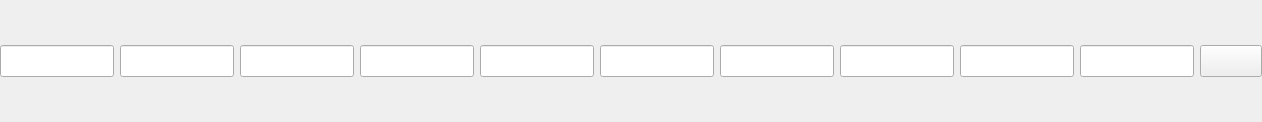
<?xml version="1.0" encoding="UTF-8"?>
<ui version="4.0">
 <class>distilling_input</class>
 <widget class="QWidget" name="distilling_input">
  <property name="geometry">
   <rect>
    <x>0</x>
    <y>0</y>
    <width>1262</width>
    <height>122</height>
   </rect>
  </property>
  <property name="windowTitle">
   <string>Form</string>
  </property>
  <layout class="QHBoxLayout" name="horizontalLayout">
   <property name="spacing">
    <number>6</number>
   </property>
   <property name="leftMargin">
    <number>0</number>
   </property>
   <property name="topMargin">
    <number>0</number>
   </property>
   <property name="rightMargin">
    <number>0</number>
   </property>
   <property name="bottomMargin">
    <number>0</number>
   </property>
   <item>
    <widget class="QLineEdit" name="edit_ferment_volume">
     <property name="font">
      <font>
       <pointsize>15</pointsize>
      </font>
     </property>
    </widget>
   </item>
   <item>
    <widget class="QLineEdit" name="edit_ferment_type">
     <property name="font">
      <font>
       <pointsize>15</pointsize>
      </font>
     </property>
    </widget>
   </item>
   <item>
    <widget class="QLineEdit" name="edit_alcohol_volume">
     <property name="font">
      <font>
       <pointsize>15</pointsize>
      </font>
     </property>
    </widget>
   </item>
   <item>
    <widget class="QLineEdit" name="edit_alcohol_percentage">
     <property name="font">
      <font>
       <pointsize>15</pointsize>
      </font>
     </property>
    </widget>
   </item>
   <item>
    <widget class="QLineEdit" name="edit_alcohol_temperature">
     <property name="font">
      <font>
       <pointsize>15</pointsize>
      </font>
     </property>
    </widget>
   </item>
   <item>
    <widget class="QLineEdit" name="edit_alcohol_percentage_at_20">
     <property name="enabled">
      <bool>true</bool>
     </property>
     <property name="font">
      <font>
       <pointsize>15</pointsize>
      </font>
     </property>
     <property name="readOnly">
      <bool>true</bool>
     </property>
     <property name="clearButtonEnabled">
      <bool>false</bool>
     </property>
    </widget>
   </item>
   <item>
    <widget class="QLineEdit" name="edit_alcohol_volume_la">
     <property name="enabled">
      <bool>true</bool>
     </property>
     <property name="font">
      <font>
       <pointsize>15</pointsize>
      </font>
     </property>
     <property name="readOnly">
      <bool>true</bool>
     </property>
    </widget>
   </item>
   <item>
    <widget class="QLineEdit" name="edit_lower_tax">
     <property name="enabled">
      <bool>true</bool>
     </property>
     <property name="font">
      <font>
       <pointsize>15</pointsize>
      </font>
     </property>
     <property name="readOnly">
      <bool>true</bool>
     </property>
    </widget>
   </item>
   <item>
    <widget class="QLineEdit" name="edit_full_tax">
     <property name="enabled">
      <bool>true</bool>
     </property>
     <property name="font">
      <font>
       <pointsize>15</pointsize>
      </font>
     </property>
     <property name="readOnly">
      <bool>true</bool>
     </property>
    </widget>
   </item>
   <item>
    <widget class="QLineEdit" name="edit_sum_tax">
     <property name="enabled">
      <bool>true</bool>
     </property>
     <property name="font">
      <font>
       <pointsize>15</pointsize>
      </font>
     </property>
     <property name="readOnly">
      <bool>true</bool>
     </property>
    </widget>
   </item>
   <item>
    <widget class="QPushButton" name="delete_line_button">
     <property name="font">
      <font>
       <pointsize>15</pointsize>
      </font>
     </property>
     <property name="text">
      <string/>
     </property>
     <property name="icon">
      <iconset resource="../../resources/resources.qrc">
       <normaloff>:/png/trash-can.png</normaloff>:/png/trash-can.png</iconset>
     </property>
    </widget>
   </item>
  </layout>
 </widget>
 <resources>
  <include location="../../resources/resources.qrc"/>
 </resources>
 <connections>
  <connection>
   <sender>edit_ferment_volume</sender>
   <signal>textEdited(QString)</signal>
   <receiver>distilling_input</receiver>
   <slot>update_values()</slot>
   <hints>
    <hint type="sourcelabel">
     <x>78</x>
     <y>60</y>
    </hint>
    <hint type="destinationlabel">
     <x>82</x>
     <y>18</y>
    </hint>
   </hints>
  </connection>
  <connection>
   <sender>edit_ferment_type</sender>
   <signal>textEdited(QString)</signal>
   <receiver>distilling_input</receiver>
   <slot>update_values()</slot>
   <hints>
    <hint type="sourcelabel">
     <x>200</x>
     <y>52</y>
    </hint>
    <hint type="destinationlabel">
     <x>216</x>
     <y>16</y>
    </hint>
   </hints>
  </connection>
  <connection>
   <sender>edit_alcohol_volume</sender>
   <signal>textEdited(QString)</signal>
   <receiver>distilling_input</receiver>
   <slot>update_values()</slot>
   <hints>
    <hint type="sourcelabel">
     <x>339</x>
     <y>56</y>
    </hint>
    <hint type="destinationlabel">
     <x>353</x>
     <y>14</y>
    </hint>
   </hints>
  </connection>
  <connection>
   <sender>edit_alcohol_percentage</sender>
   <signal>textEdited(QString)</signal>
   <receiver>distilling_input</receiver>
   <slot>update_values()</slot>
   <hints>
    <hint type="sourcelabel">
     <x>454</x>
     <y>55</y>
    </hint>
    <hint type="destinationlabel">
     <x>490</x>
     <y>11</y>
    </hint>
   </hints>
  </connection>
  <connection>
   <sender>edit_alcohol_temperature</sender>
   <signal>textEdited(QString)</signal>
   <receiver>distilling_input</receiver>
   <slot>update_values()</slot>
   <hints>
    <hint type="sourcelabel">
     <x>567</x>
     <y>59</y>
    </hint>
    <hint type="destinationlabel">
     <x>622</x>
     <y>7</y>
    </hint>
   </hints>
  </connection>
 </connections>
 <slots>
  <signal>costs_updated()</signal>
  <slot>update_values()</slot>
 </slots>
</ui>
